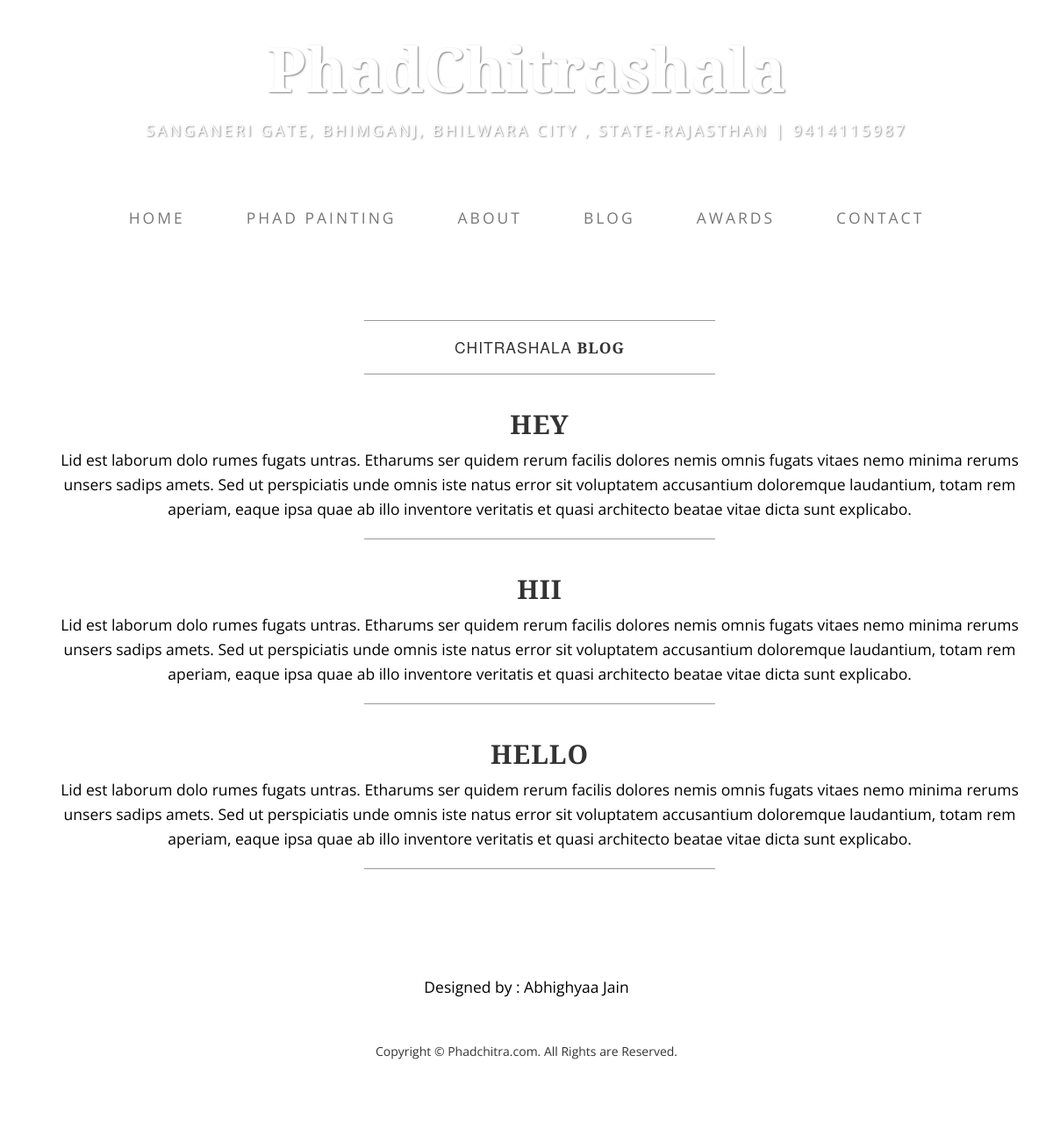
Screenshot of /blog/ with the database file from the repository.
### web/models.py (models this page shows, shortened)
class Exhibition(models.Model):
    title = models.CharField(max_length=250)
    file = models.FileField()
    text = models.CharField(max_length=2500)

### web/views.py (the view)
# urls.py: url(r'^blog/$', views.blog, name='blog'),
def blog(request):
	allexhibitions = Exhibition.objects.all()
	context = {
		'allexhibitions' : allexhibitions,
	}
	return render(request, 'web/blog.html',context)

### web/templates/web/blog.html (shortened to what this page needs)
{% extends 'web/bootstrap-skeleton.html' %}
{% block body %}
<div class="container">
        <div class="row">
            <div class="box">
                <div class="col-lg-12">
                    <hr>
                    <h2 class="intro-text text-center">Chitrashala
                        <strong>blog</strong>
                    </h2>
                    <hr>
                </div>
                {% for exhibition in allexhibitions reversed %}
                	<div class="col-lg-12 text-center">
                		<h2>{{exhibition.title}}</h2>
                		<p>{{exhibition.text}}</p>
	                    <hr>
                	</div>
                {% endfor %}
            </div>
        </div>
    </div>
{% endblock %}

### web/templates/web/bootstrap-skeleton.html (shortened to what this page needs)
<!DOCTYPE html>
<html lang="en">
<head>
    {% load staticfiles %}
    <link href="{% static 'web/css/bootstrap.min.css' %}" rel="stylesheet">
    <link href="{% static 'web/css/bootstrap.css' %}" rel="stylesheet">
    <link href="{% static 'web/css/business-casual.css' %}" rel="stylesheet">
</head>
<body>
	<div class="brand">PhadChitrashala</div>
    <div class="address-bar">Sanganeri Gate, Bhimganj, Bhilwara City , State-Rajasthan | 9414115987 </div>
    <nav class="navbar navbar-default" role="navigation">
        <div class="container">
            <div class="collapse navbar-collapse" id="bs-example-navbar-collapse-1">
                <ul class="nav navbar-nav">
                    <li>
                        <a href="{% url 'web:index' %}">Home</a>
                    </li>
                    <li>
                        <a href="{% url 'web:phad' %}">Phad Painting</a>
                    </li>
                    <li>
                        <a href="{% url 'web:about' %}">About</a>
                    </li>
                    <li>
                        <a href="{% url 'web:blog' %}">Blog</a>
                    </li>
                    <li>
                        <a href="{% url 'web:awards' %}">Awards</a>
                    </li>
                    <li>
                        <a href="{% url 'web:contact' %}">Contact</a>
                    </li>
                </ul>
            </div>
        </div>
    </nav>
    <div class="container">
    	{% block body %}
		{% endblock %}
    </div>
    <footer>
        <div class="container">
            <div class="row">
                <div class="col-lg-12 text-center">
                    <p>Designed by : Abhighyaa Jain </p>
                    Copyright &copy; Phadchitra.com. All Rights are Reserved.</p>
                </div>
            </div>
        </div>
    </footer>
</body>
</html>

### web/static/web/css/business-casual.css (style rules this page uses)
body { font-family: "Open Sans","Helvetica Neue",Helvetica,Arial,sans-serif; background: url('../img/back.jpg') no-repeat center center fixed; -webkit-background-size: cover; -moz-background-size: cover; background-size: cover; -o-background-size: cover; }
h1, h2, h3, h4, h5, h6 { text-transform: uppercase; font-family: "Josefin Slab","Helvetica Neue",Helvetica,Arial,sans-serif; font-weight: 700; letter-spacing: 1px; }
p { font-size: 1.25em; line-height: 1.6; color: #000; }
hr { max-width: 400px; border-color: #999999; }
.brand, .address-bar { display: none; }
.navbar-nav { text-transform: uppercase; font-weight: 400; letter-spacing: 3px; }
.box { margin-bottom: 20px; padding: 30px 15px; background: #fff; background: rgba(255,255,255,0.9); }
.intro-text { text-transform: uppercase; font-size: 1.25em; font-weight: 400; letter-spacing: 1px; }
footer { background: #fff; background: rgba(255,255,255,0.9); }
footer p { margin: 0; padding: 50px 0; }
@media screen and (min-width:768px) { .brand { display: inherit; margin: 0; padding: 30px 0 10px; text-align: center; text-shadow: 1px 1px 2px rgba(0,0,0,0.5); font-family: "Josefin Slab","Helvetica Neue",Helvetica,Arial,sans-serif; font-size: 5em; font-weight: 700; line-height: normal; color: #fff; } }
@media screen and (min-width:768px) { .address-bar { display: inherit; margin: 0; padding: 0 0 40px; text-align: center; text-shadow: 1px 1px 2px rgba(0,0,0,0.5); text-transform: uppercase; font-size: 1.25em; font-weight: 400; letter-spacing: 3px; color: #fff; } }
@media screen and (min-width:768px) { .navbar { border-radius: 0; } }
@media screen and (min-width:768px) { .navbar { min-height: 0; } }
@media screen and (min-width:768px) { .navbar-default { border: none; background: #fff; background: rgba(255,255,255,0.9); } }
@media screen and (min-width:768px) { .nav>li>a { padding: 35px; } }
@media screen and (min-width:768px) { .navbar-nav>li>a { line-height: normal; } }
@media screen and (min-width:768px) { .navbar-nav { display: table; float: none; margin: 0 auto; table-layout: fixed; font-size: 1.25em; } }
@media screen and (min-width:1200px) { .box:after { content: ''; display: table; clear: both; } }

### rows the page displays
Exhibition: title "HEY", text "Lid est laborum dolo rumes fugats untras. Etharums ser quidem rerum facilis dolores nemis omnis fugats vitaes nemo minima rerums unsers sadips amets. Sed ut perspiciatis unde omnis iste natus error sit voluptatem accusantium doloremque laudantium, totam rem aperiam, eaque ipsa quae ab illo inventore veritatis et quasi architecto beatae vitae dicta sunt explicabo."
Exhibition: title "HII", text "Lid est laborum dolo rumes fugats untras. Etharums ser quidem rerum facilis dolores nemis omnis fugats vitaes nemo minima rerums unsers sadips amets. Sed ut perspiciatis unde omnis iste natus error sit voluptatem accusantium doloremque laudantium, totam rem aperiam, eaque ipsa quae ab illo inventore veritatis et quasi architecto beatae vitae dicta sunt explicabo."
Exhibition: title "HELLO", text "Lid est laborum dolo rumes fugats untras. Etharums ser quidem rerum facilis dolores nemis omnis fugats vitaes nemo minima rerums unsers sadips amets. Sed ut perspiciatis unde omnis iste natus error sit voluptatem accusantium doloremque laudantium, totam rem aperiam, eaque ipsa quae ab illo inventore veritatis et quasi architecto beatae vitae dicta sunt explicabo."
